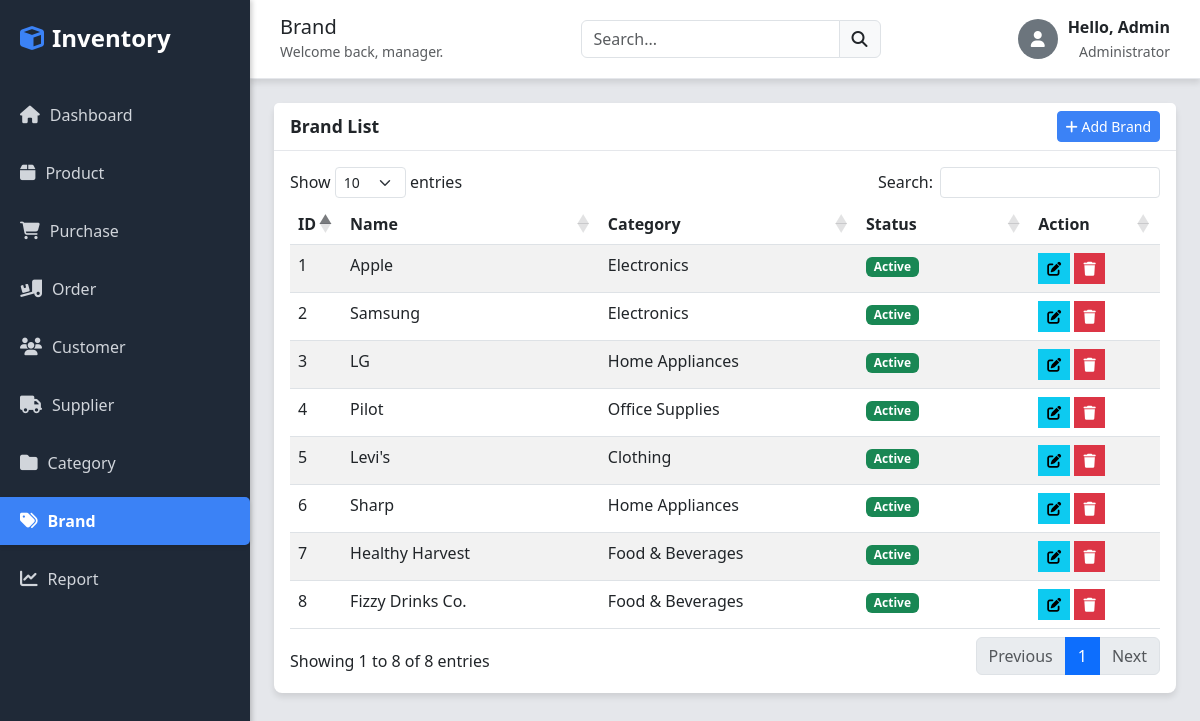
/brand.php, run on the app's committed database.
### tables this page shows
CREATE TABLE brands (
    id INT AUTO_INCREMENT PRIMARY KEY,
    category_id INT,
    name VARCHAR(100) NOT NULL,
    status ENUM('Active', 'Inactive') DEFAULT 'Active',
    FOREIGN KEY (category_id) REFERENCES categories(id)
);

CREATE TABLE categories (
    id INT AUTO_INCREMENT PRIMARY KEY,
    name VARCHAR(100) NOT NULL UNIQUE,
    status ENUM('Active', 'Inactive') DEFAULT 'Active'
);

### brand.php (the view, shortened to what this page needs)
<?php
include 'header.php';
$sql = "SELECT b.id, b.name, b.status, b.category_id, c.name as category_name
        FROM brands b
        LEFT JOIN categories c ON b.category_id = c.id
        ORDER BY b.id DESC";
$result = $conn->query($sql);
?>
<div class="card">
    <div class="card-header d-flex justify-content-between align-items-center">
        <span>Brand List</span>
        <button class="btn btn-primary-custom btn-sm" data-bs-toggle="modal" data-bs-target="#addBrandModal">
            <i class="fas fa-plus"></i> Add Brand
        </button>
    </div>
    <div class="card-body">
        <table class="table table-hover table-striped" id="brandTable">
            <thead>
                <tr>
                    <th width="5%">ID</th>
                    <th width="30%">Name</th>
                    <th width="30%">Category</th>
                    <th width="20%">Status</th>
                    <th width="15%">Action</th>
                </tr>
            </thead>
            <tbody>
                <?php while ($row = $result->fetch_assoc()): ?>
                    <tr>
                        <td><?php echo $row['id']; ?></td>
                        <td><?php echo $row['name']; ?></td>
                        <td><?php echo $row['category_name']; ?></td>
                        <td><span class="badge bg-<?php echo ($row['status'] == 'Active' ? 'success' : 'secondary'); ?>"><?php echo $row['status']; ?></span></td>
                        <td>
                            <button class="btn btn-sm btn-info rounded-0 edit-btn"
                                data-bs-toggle="modal" data-bs-target="#editBrandModal"
                                data-id="<?php echo $row['id']; ?>"
                                data-name="<?php echo $row['name']; ?>"
                                data-category-id="<?php echo $row['category_id']; ?>"
                                data-status="<?php echo $row['status']; ?>">
                                <i class="fas fa-edit"></i>
                            </button>
                            <a href="brand.php?delete_id=<?php echo $row['id']; ?>"
                                onclick="return confirm('Are you sure you want to delete this brand?');" style="text-decoration: none;">
                                <button class="btn btn-sm btn-danger rounded-0"><i class="fas fa-trash"></i></button>
                            </a>
                        </td>
                    </tr>
                <?php endwhile; ?>
            </tbody>
        </table>
    </div>
</div>
<?php include 'footer.php'; ?>

### header.php (style rules this page uses)
:root { --sidebar-width: 250px; --sidebar-bg: #1f2937; --sidebar-color: #d1d5db; --sidebar-active-bg: #3b82f6; --main-bg: #e5e7eb; --card-bg: white; --shadow-light: 0 4px 6px rgba(0, 0, 0, 0.1); }
body { background-color: var(--main-bg); margin: 0; padding: 0; display: flex; }
.card { border-radius: 8px; box-shadow: var(--shadow-light); border: none; margin-bottom: 20px; }
.card-header { background-color: white; border-bottom: 1px solid #e5e7eb; font-weight: 600; font-size: 1.1rem; }
.btn-primary-custom { background-color: var(--sidebar-active-bg); color: white; border-color: var(--sidebar-active-bg); }
.btn-info, .btn-danger, .btn-primary { border-radius: 4px; }

### data on the page
brands: id "8", name "Fizzy Drinks Co.", category.name "Food & Beverages", status "Active"
brands: id "7", name "Healthy Harvest", category.name "Food & Beverages", status "Active"
brands: id "6", name "Sharp", category.name "Home Appliances", status "Active"
brands: id "5", name "Levi's", category.name "Clothing", status "Active"
brands: id "4", name "Pilot", category.name "Office Supplies", status "Active"
brands: id "3", name "LG", category.name "Home Appliances", status "Active"
brands: id "2", name "Samsung", category.name "Electronics", status "Active"
brands: id "1", name "Apple", category.name "Electronics", status "Active"

### other printed values
str_replace('_', ' ', $page_title) "Brand"
